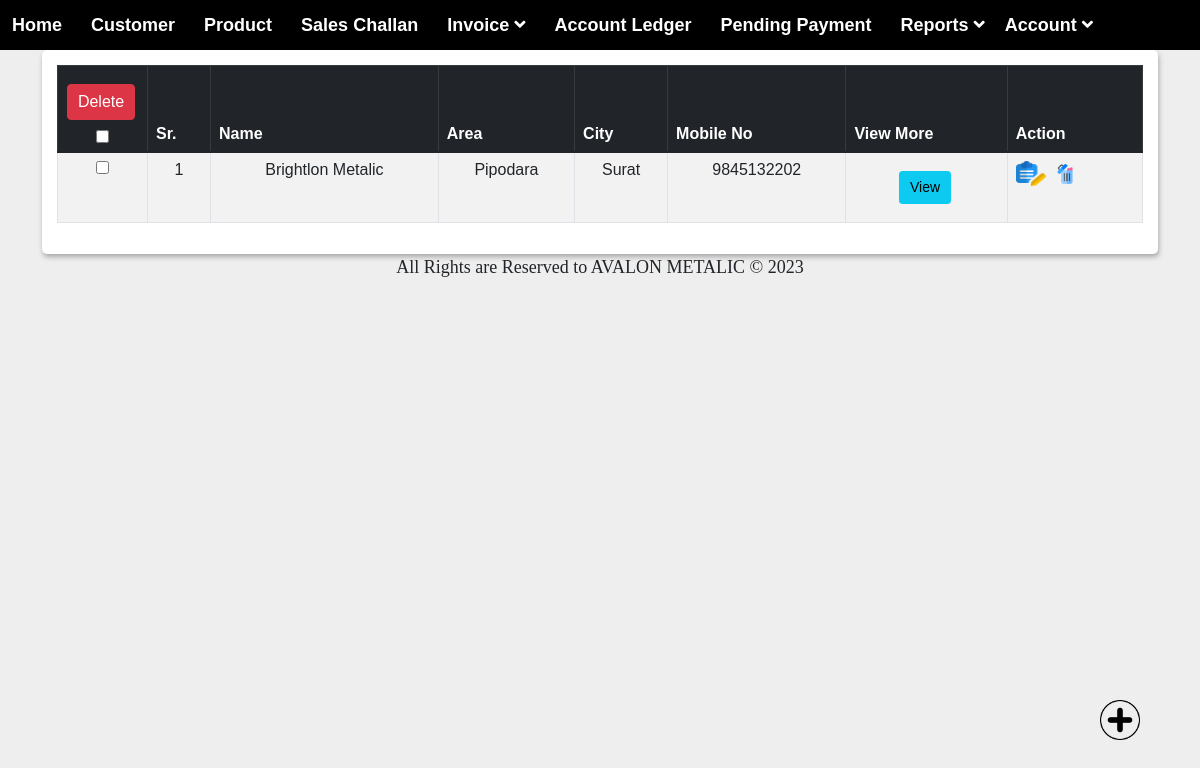
Screenshot of /supplier/view_supplier.php with the database file from the repository.
### tables this page shows
CREATE TABLE `supplier` (
  `id` int(50) NOT NULL,
  `name` varchar(100) NOT NULL,
  `city` varchar(100) NOT NULL,
  `area` varchar(100) NOT NULL,
  `state` varchar(100) NOT NULL,
  `pan_no` varchar(100) NOT NULL,
  `adhar_no` varchar(100) NOT NULL,
  `gstin` varchar(100) NOT NULL,
  `address` varchar(500) NOT NULL,
  `pin` varchar(100) NOT NULL,
  `mo_no` varchar(100) NOT NULL,
  `email` varchar(100) NOT NULL,
  `website` varchar(100) NOT NULL
);

### supplier/view_supplier.php (the view, shortened to what this page needs)
<?php
include('../inc/connection.php');
include('../inc/menu.php');
?>
<!DOCTYPE html>
<html lang="en">
<head>
    <link rel="stylesheet" href="../assets/css/bootstrap.min.css">
    <link rel="stylesheet" href="../assets/css/datatables.min.css">
    <link rel="stylesheet" href="../assets/css/style.css">
    <link rel="stylesheet" href="../assets/buttons.dataTables.min.css">
</head>
<body>
    <div class="container ">
        <a href="add_supplier.php">
            <img src="../IMG/add.png" height="40px" width="40px" alt="" class="img1">
        </a>
        <div class="data_table">
            <form method="post">
                <table id="example" class="table table-striped table-bordered">
                    <thead class="table-dark">
                        <tr>
                            <th style="width: 90px; text-align:center;">
                                <button type="submit" name="prod_delete_multiple_btn" class="btn btn-danger">Delete</button>
                                <input type="checkbox" id="chkAll">
                            </th>
                            <th>Sr.</th>
                            <th>Name</th>
                            <th>Area</th>
                            <th>City</th>
                            <th>Mobile No</th>
                            <th>View More</th>
                            <th>Action</th>
                        </tr>
                    </thead>
                    <tbody>
                        <?php
                        $cnt = 1;
                        $query = "SELECT * FROM supplier";
                        $res = mysqli_query($con, $query);
                        if (mysqli_num_rows($res) > 0) {
                            foreach ($res as $row) {
                        ?>
                                <tr>
                                    <td style="width: 10px; text-align:center;">
                                        <input type="checkbox" name="product_delete_id[]" value="<?= $row['id']; ?>" class="tblChk">
                                    </td>
                                    <td style="text-align: center;" class="see"><?= $cnt; ?></td>
                                    <td style="text-align: center;"><?= $row['name']; ?></td>
                                    <td style="text-align: center;"><?= $row['area']; ?></td>
                                    <td style="text-align: center;"><?= $row['city']; ?></td>
                                    <td style="text-align: center;"><?= $row['mo_no']; ?></td>
                                    <td style="text-align: center;"> <button type="button" class="btn btn-info btn-sm" data-toggle="modal" data-target="#myModal<?php echo $row['id'] ?>">View</button>
                                    </td>
                                    <td>
                                        <a href="updt_supplier.php?id=<?php echo $row['id']; ?>"><img src="../IMG/edit.png" height="25px" width="30PX"></a>&nbsp;
                                        <a href="del_supplier.php?id=<?php echo $row['id']; ?>" onclick="return confirm('Are You Sure??');"><img src="../IMG/delete.png" height="20px" width="20px"></a>&nbsp;
                                    </td>
                                </tr>
                                            <?php
                                            $cnt++;
                                        }
                                    } else {
                                            ?>
                                            <tr>
                                                <td colspan="5">No Record Found</td>
                                            </tr>
                                        <?php
                                    }
                                        ?>
                    </tbody>
                </table>
            </form>
        </div>
    </div>
</body>
</html>
<?php
include('../inc/footer.php');
?>

### assets/css/style.css (style rules this page uses)
* { margin: 0; padding: 0; outline: 0; }
html { scroll-behavior: smooth; }
body { background: #eee; font-family: 'Raleway', sans-serif; font-family: 'Roboto', sans-serif; font-family: 'Poppins', sans-serif; font-family: 'Rubik', sans-serif; padding: 0s; }
h1, h2, h3, h4, h5, h6, p, a, ol, ul, li, img, span, input, form, label, .btn, .navbar, .navbar-brand { margin: 0; padding: 0; }
a, a:hover { text-decoration: none; color: #333; -webkit-transition: 0.2s; transition: 0.2s; }
.data_table { background: #fff; padding: 15px; box-shadow: 1px 3px 5px #aaa; border-radius: 5px; }
.data_table .btn { padding: 5px 10px; margin: 10px 3px 10px 0; }

### inc/menu.php (style rules this page uses)
* { margin: 0; padding: 0; box-sizing: border-box; }
body { font-family: -apple-system, BlinkMacSystemFont, 'Segoe UI', Roboto, Oxygen, Ubuntu, Cantarell, 'Open Sans', 'Helvetica Neue', sans-serif; background-image: url(background-img.jpg); background-size: cover; background-attachment: fixed; }

### supplier/view_supplier.php (style rules this page uses)
.img1 { position: fixed; bottom: 60px; right: 60px; }

### rows the page displays
supplier: name "Brightlon Metalic", area "Pipodara", city "Surat", mo_no "9845132202"
